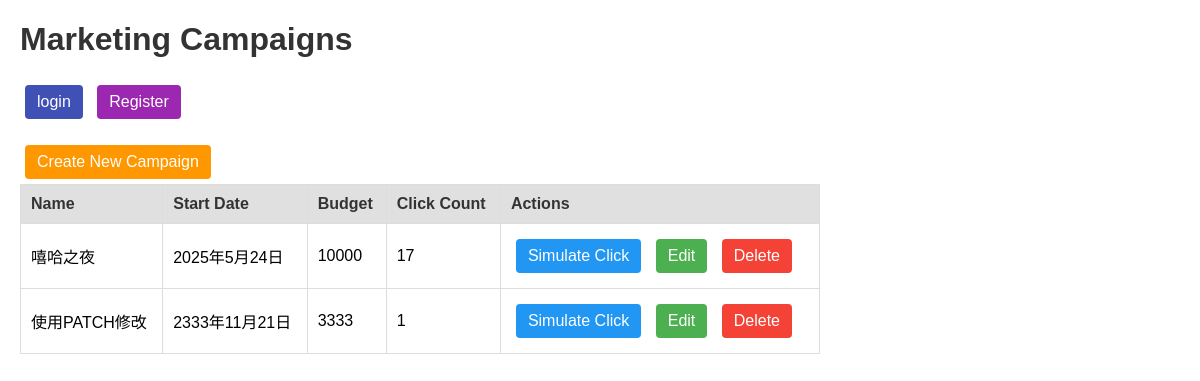
/dashboard/, run on the app's committed database.
### campaigns/models.py (models this page shows, shortened)
class Campaigns(models.Model):
    name = models.CharField(max_length=50)
    start_date = models.DateField() #活動日期(不含時間)
    budget = models.IntegerField()
    click = models.IntegerField(default=0)
    class Meta :
        verbose_name = 'Campaign'
        verbose_name_plural = 'Campaigns'

### dashboard/views.py (the view)
# urls.py: path('' , views.show_campaigns , name='show_campaigns'),
def show_campaigns(request):    #直接在dashboard中顯示 不需要點擊進入細節
    campaign = Campaigns.objects.all()
    return render(request , 'dashboard.html' , {'campaigns':campaign})

### templates/dashboard.html (shortened to what this page needs)
<!DOCTYPE html>
<html>
<head>
</head>
<body>
    <h1>Marketing Campaigns</h1>
    {% if user.is_authenticated %}
        <p>Welcome, {{ user.username }}! <a href="{% url 'user:logout_view' %}" class="btn btn-logout">Logout</a></p>
    {% else %}
        <p><a href="{% url 'user:login_view' %}" class="btn btn-login">login</a> <a href="{% url 'user:register_view' %}" class="btn btn-register">Register</a></p>
    {% endif %}
    <a href="{% url 'dashboard:campaign_create' %}" class="btn btn-create">Create New Campaign</a>
    <table>
        <tr>
            <th>Name</th>
            <th>Start Date</th>
            <th>Budget</th>
            <th>Click Count</th>
            <th>Actions</th>
        </tr>
        {% for campaign in campaigns %}
        <tr>
            <td>{{ campaign.name }}</td>
            <td>{{ campaign.start_date }}</td>
            <td>{{ campaign.budget }}</td>
            <td>{{ campaign.click }}</td>
            <td>
                <a href="{% url 'dashboard:campaign_click' campaign.id %}" class="btn btn-simulate">Simulate Click</a>
                <a href="{% url 'dashboard:campaign_edit' campaign.id %}" class="btn btn-edit">Edit</a>
                <a href="{% url 'dashboard:campaign_delete' campaign.id %}" class="btn btn-delete">Delete</a>
            </td>
        </tr>
        {% empty %}
        <tr><td colspan="5">No campaigns found. Create one to start!</td></tr>
        {% endfor %}
    </table>
</body>
</html>

### templates/dashboard.html (style rules this page uses)
body { font-family: Arial, sans-serif; margin: 20px; }
table { border-collapse: collapse; width: 100%; max-width: 800px; }
th, td { border: 1px solid #ddd; padding: 10px; text-align: left; }
th { background-color: #e0e0e0; color: #333; }
.btn { display: inline-block; padding: 8px 12px; margin: 5px; text-decoration: none; color: white; border-radius: 4px; }
.btn-create { background-color: #FF9800; }
.btn-simulate { background-color: #2196F3; }
.btn-edit { background-color: #4CAF50; }
.btn-delete { background-color: #f44336; }
.btn-register { background-color: #9c27b0; }
h1 { color: #333; }
.btn-login { background-color: #3f51b5; }

### data on the page
Campaigns: name "嘻哈之夜", start_date "2025年5月24日", budget "10000", click "17"
Campaigns: name "使用PATCH修改", start_date "2333年11月21日", budget "3333", click "1"
